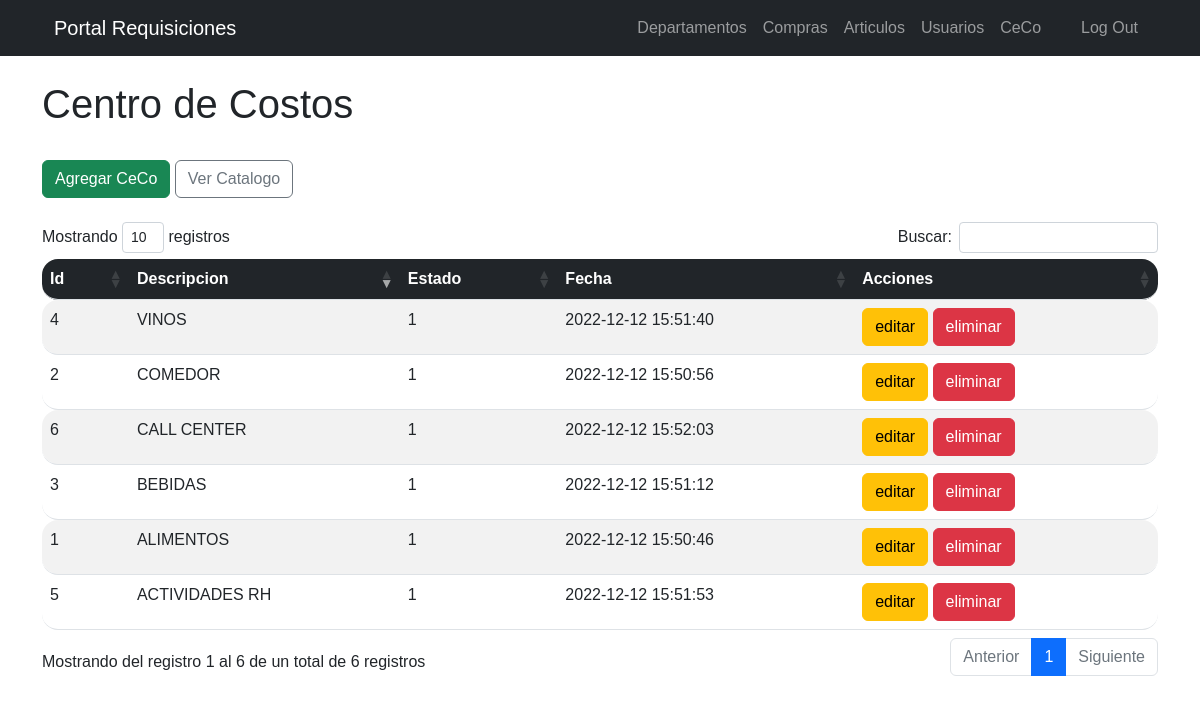
Page /views/ceco.php (signed in) on the committed database.
### tables this page shows
CREATE TABLE `ceco` (
  `id` int(11) NOT NULL,
  `centro` varchar(150) NOT NULL,
  `estado` int(11) NOT NULL,
  `fecha` timestamp NOT NULL DEFAULT current_timestamp() ON UPDATE current_timestamp()
);

### views/ceco.php (the view, shortened to what this page needs)
<?php
include_once "../includes/header.php";
?>
<!DOCTYPE html>
<html lang="en">
<head>
    <link rel="stylesheet" href="../DataTables/css/dataTables.bootstrap4.min.css">
      <link rel="stylesheet" type="text/css" href="../css/prueba.css">
</head>
<div class="container is-fluid">
<div class="col-xs-12">
		<h1>Centro de Costos</h1>
    <br>
		<div>
    <button type="button" class="btn btn-success" data-toggle="modal" data-target="#ceco">
				<span class="glyphicon glyphicon-plus"></span> Agregar CeCo </a></button>
                <a href="catalogo.php" class="btn btn-outline-secondary">Ver Catalogo</a>
    </div>
		<br>
        <table class="table table-striped"  id= "table_id">
                         <thead>
                         <tr class="bg-dark">
                        <th>Id</th>
                        <th>Descripcion</th>
                        <th>Estado</th>
                        <th>Fecha</th>
                        <th>Acciones</th>
                        </tr>
                        </thead>
                        <tbody>
				<?php
require_once ("../includes/db.php");
$result=mysqli_query($conexion,"SELECT * FROM ceco");
while ($fila = mysqli_fetch_assoc($result)):
?>
<tr>
<td><?php echo $fila['id']; ?></td>
<td><?php echo $fila['centro']; ?></td>
<td><?php echo $fila['estado']; ?></td>
<td><?php echo $fila['fecha']; ?></td>
<td>
<a class="btn btn-warning" href="../includes/editar_ceco.php?id=<?php echo $fila['id']?> ">
editar</a>
<a href="../includes/eliminar_ceco.php?id=<?php echo $fila['id']?> " class="btn btn-danger btn-del" >
eliminar</a></button>
</td>
</tr>
<?php endwhile;?>
	</body>
  <?php include("../includes/ceco.php"); ?>
</html>

### css/estilo.css (style rules this page uses)
body { padding-top: 70px; }
* { margin: 0; padding: 0; box-sizing: border-box; font-family: 'Poppins', sans-serif; }
body { background: #644bff; padding: 0 20px; }
.is-fluid { margin-top: 80px; }
td:first-child, th:first-child { border-radius: 16px 0 0 16px; }
td:last-child, th:last-child { border-radius: 0 16px 16px 0; }

### css/prueba.css (style rules this page uses)
a { text-decoration: none; }
table.dataTable thead th, table.dataTable tfoot th { font-weight: bold; color: white; }

### views/ceco.php (style rules this page uses)
a { text-decoration: none; }
table.dataTable thead th, table.dataTable tfoot th { font-weight: bold; color: white; }

### rows in the picture
ceco: id "1", centro "ALIMENTOS", estado "1", fecha "2022-12-12 15:50:46"
ceco: id "2", centro "COMEDOR", estado "1", fecha "2022-12-12 15:50:56"
ceco: id "3", centro "BEBIDAS", estado "1", fecha "2022-12-12 15:51:12"
ceco: id "4", centro "VINOS", estado "1", fecha "2022-12-12 15:51:40"
ceco: id "5", centro "ACTIVIDADES RH", estado "1", fecha "2022-12-12 15:51:53"
ceco: id "6", centro "CALL CENTER", estado "1", fecha "2022-12-12 15:52:03"
